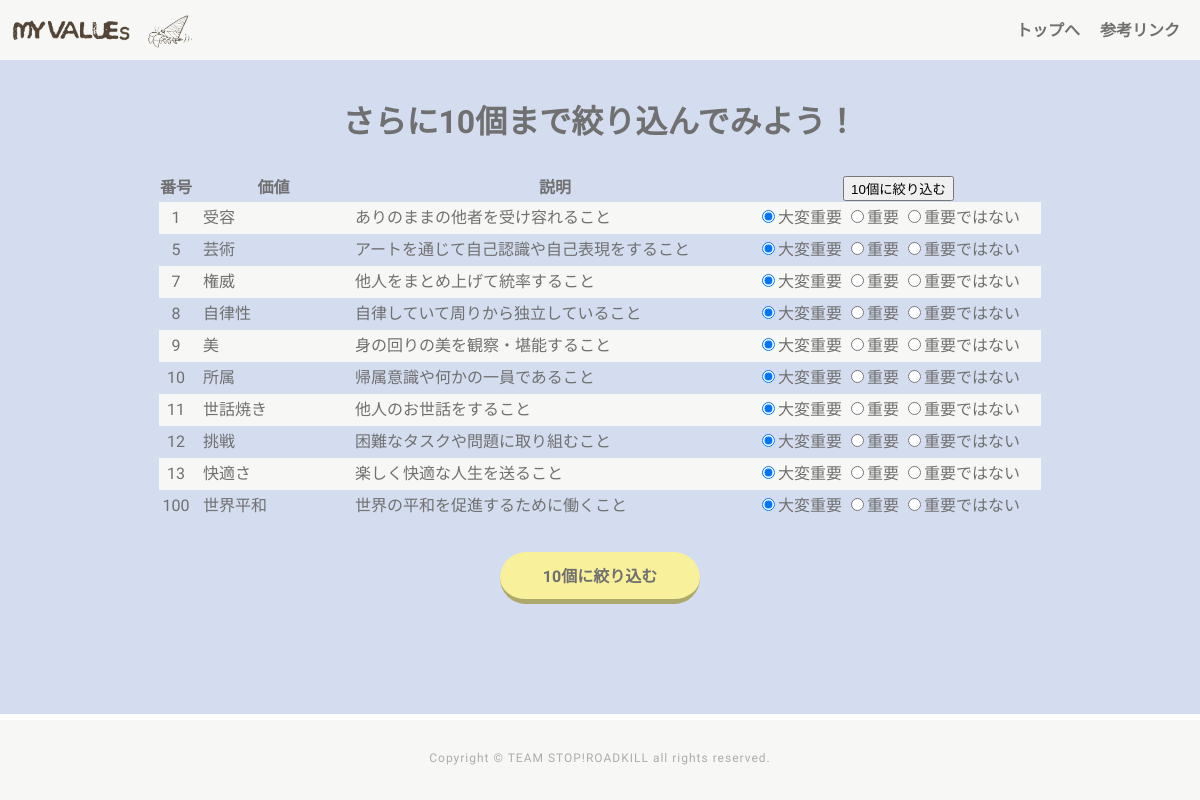
The page /page3 on the database its author committed.
### tables this page shows
CREATE TABLE "values100" (
	"id"	INTEGER,
	"value"	TEXT,
	"explanation"	TEXT,
	PRIMARY KEY("id")
);

### app.py (the view)
@app.route("/page3",methods=["GET"])
def page3_get():
    user_id=1
    conn=sqlite3.connect("myvalues.db")
    cur=conn.cursor()
    cur.execute("Select * From myselect Order by savedate desc Limit 1;")
    selected=cur.fetchone()
    c=conn.cursor()
    c.execute("Select id,value,explanation From values100;")
    value_list=[]
    i = 4
    for row in c.fetchall():
        if not selected[i]==0:
            value_list.append({"id":row[0],"task":row[1],"explanation":row[2],"emphasis":selected[i]})
        i=i+1
    c.close()
    cur.close()
    conn.close()
    return render_template("page3.html",value_list=value_list,)

### templates/page3.html
{% extends "base.html" %}
{% block content %}
<div class="container">
    <div class ="box-list">
        <p>
            <h1>さらに10個まで絞り込んでみよう！</h1>
        </p>
        <div class="first-list">
            <form action="/page3" id="list100form" method="post">
                <table>
                    <tr>
                        <th>番号</th><th>価値</th><th>説明</th><th><input type="submit" value="10個に絞り込む" class="select10"></th>
                    </tr>
                    {% for item in value_list %}
                    <tr class="value_container">
                        <td>{{item['id']}}</td>
                        <td class="titles">{{item['task']}}</td>
                        <td class="need">{{item['explanation']}}</td>
                        <td>
                            <label><input type="radio" name="r{{item['id']}}" value="2" {% if item['emphasis']==2 %} checked="checked"{% endif %}>大変重要</label>
                            <label><input type="radio" name="r{{item['id']}}" value="1" {% if item['emphasis']==1 %} checked="checked"{% endif %}>重要</label>
                            <label class="last"><input type="radio" name="r{{item['id']}}" value="0" {% if item['emphasis']==0 %} checked="checked"{% endif %}>重要ではない</label>
                        </td>
                    </tr>
                    {% endfor %}
                </table>
                <div class ="button-box">
                    <input type="submit" value="10個に絞り込む" class="reset button-shadow select10">
                </div>
            </form>
        </div>
    </div>
</div>
{% endblock %}

### static/css/style.css (style rules this page uses)
html { overflow-y: scroll; }
body, h1, h2, h3, h4, h5, p, ul, ol, li, dl, dt, dd { margin: 0px; padding: 0px; }
body { background: #fff; text-align: center; font-size: 16px; line-height: 1.4; min-width: 100%; -webkit-text-size-adjust: 100%; }
.reset { color: black; text-decoration: none; font-family: sans-serif; font-weight: normal; font-size: 16px; line-height: 1.5; letter-spacing: normal; border: none; background: transparent; margin: 0; padding: 0; outline: none; cursor: pointer; -webkit-tap-highlight-color: rgba(0,0,0,0); }
body { font-family: "Noto Sans Japanese", "ヒラギノ角ゴ Pro W3", "Hiragino Kaku Gothic Pro", "ヒラギノ角ゴ ProN W3", "Hiragino Kaku Gothic ProN", "游ゴシック", YuGothic, "メイリオ", "Meiryo", "HGPｺﾞｼｯｸM", "Osaka", "ＭＳ Ｐゴシック", sans-serif, Century Gothic, Arial,"M PLUS Rounded 1c"; }
.container { background-color:#D4DCEF; font-family: 'M PLUS Rounded 1c', sans-serif; color: #707070; padding-bottom:80px; height: 100%; }
.container h1 { font-family: 'M PLUS Rounded 1c', sans-serif; color: #707070; }
.box-list { padding-top: 100px; margin: 0 auto; margin-bottom:30px; }
.first-list table { border-collapse: collapse; margin-top: 30px; margin-left: auto; margin-right: auto; }
.first-list table td { background: #F7F8F5; }
.first-list table tr:nth-child(odd) td { background: #D4DCEF; }
.first-list table td { margin-right: 10px; }
.titles { font-weight: 500; height: 30px; width: 150px; text-align: left; padding-left: 10px; }
.need { text-align: left; width: 400px; }
.last { margin-right:20px; }
.button-box { margin-top: 30px; }
.button-shadow { font-family: 'M PLUS Rounded 1c', sans-serif; color:#707070; text-align: center; box-sizing: border-box; display: block; max-width: 200px; width: 100%; margin: 0 auto; background: #F8F09B; font-weight: bold; padding: 13px 10px 10px; border-radius: 30px; border-bottom: 5px solid rgba(0,0,0,0.3); }

### rows shown on the page
values100: id "1", task "受容", explanation "ありのままの他者を受け容れること"
values100: id "5", task "芸術", explanation "アートを通じて自己認識や自己表現をすること"
values100: id "7", task "権威", explanation "他人をまとめ上げて統率すること"
values100: id "8", task "自律性", explanation "自律していて周りから独立していること"
values100: id "9", task "美", explanation "身の回りの美を観察・堪能すること"
values100: id "10", task "所属", explanation "帰属意識や何かの一員であること"
values100: id "11", task "世話焼き", explanation "他人のお世話をすること"
values100: id "12", task "挑戦", explanation "困難なタスクや問題に取り組むこと"
values100: id "13", task "快適さ", explanation "楽しく快適な人生を送ること"
values100: id "100", task "世界平和", explanation "世界の平和を促進するために働くこと"
